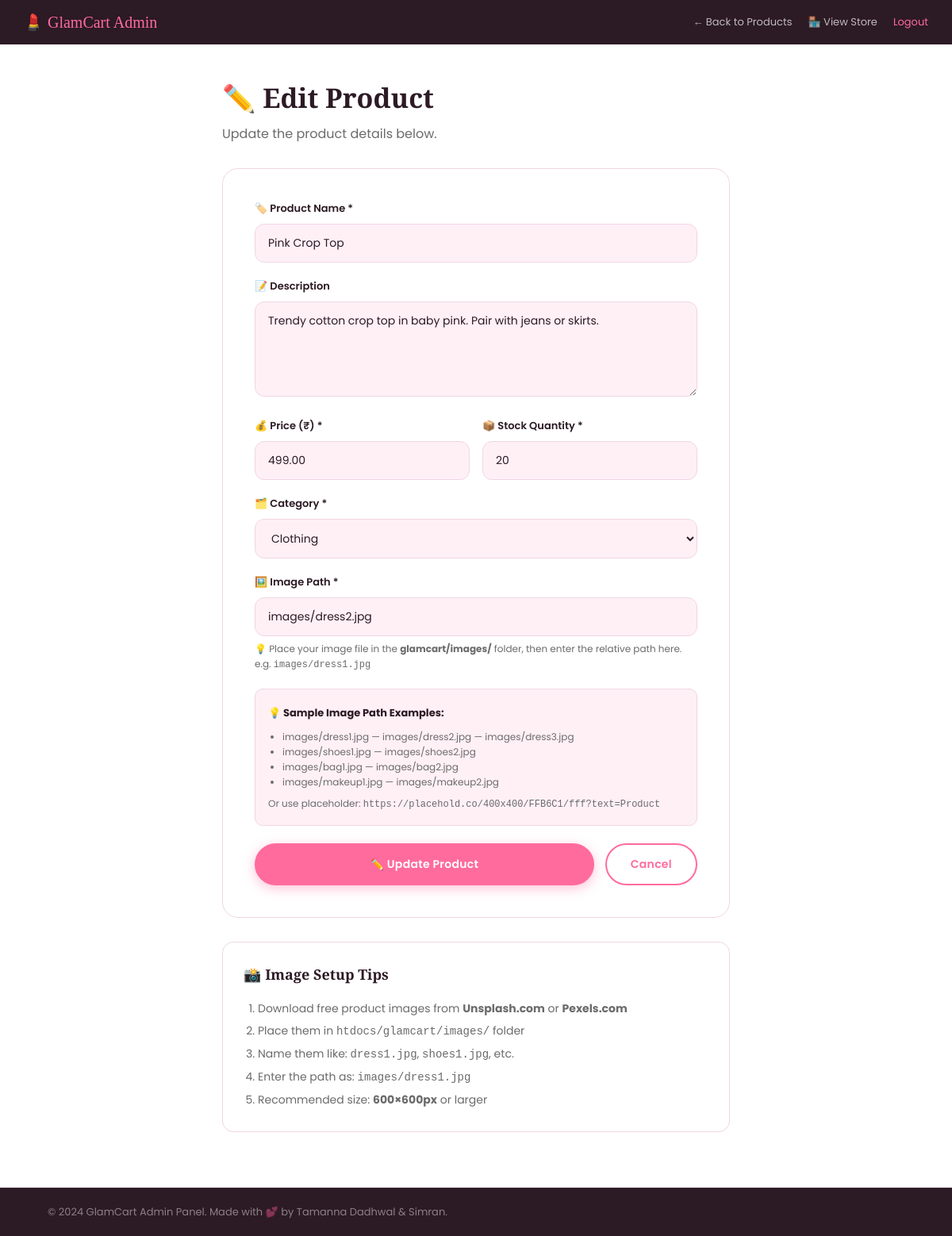
/add_product.php?edit=2 (signed in), run on the app's committed database.
### tables this page shows
CREATE TABLE IF NOT EXISTS products (
    id INT AUTO_INCREMENT PRIMARY KEY,
    name VARCHAR(200) NOT NULL,
    description TEXT,
    price DECIMAL(10,2) NOT NULL,
    image VARCHAR(255) NOT NULL,
    category_id INT,
    stock INT DEFAULT 10,
    created_at TIMESTAMP DEFAULT CURRENT_TIMESTAMP,
    FOREIGN KEY (category_id) REFERENCES categories(id) ON DELETE SET NULL
);

CREATE TABLE IF NOT EXISTS categories (
    id INT AUTO_INCREMENT PRIMARY KEY,
    name VARCHAR(100) NOT NULL
);

### add_product.php (the view, shortened to what this page needs)
<?php
require_once 'db.php';
$editing    = false;
$edit_data  = null;
$edit_id    = 0;
if (isset($_GET['edit']) && is_numeric($_GET['edit'])) {
    $edit_id = (int)$_GET['edit'];
    $res     = mysqli_query($conn, "SELECT * FROM products WHERE id = $edit_id LIMIT 1");
    if (mysqli_num_rows($res) > 0) {
        $edit_data = mysqli_fetch_assoc($res);
        $editing   = true;
    }
}
$categories = [];
$cat_result = mysqli_query($conn, "SELECT * FROM categories ORDER BY name");
while ($cat = mysqli_fetch_assoc($cat_result)) {
    $categories[] = $cat;
}
?>
<!DOCTYPE html>
<html lang="en">
<head>
    <link rel="stylesheet" href="style.css">
</head>
<body>
<div style="background:var(--dark);color:white;padding:12px 30px;display:flex;justify-content:space-between;align-items:center;">
    <span style="font-family:var(--font-head);font-size:20px;color:var(--pink);">💄 GlamCart Admin</span>
    <div style="display:flex;gap:20px;font-size:13px;">
        <a href="admin.php?tab=products" style="color:rgba(255,255,255,0.7);">← Back to Products</a>
        <a href="index.php" style="color:rgba(255,255,255,0.7);">🏪 View Store</a>
        <a href="logout.php" style="color:var(--pink);">Logout</a>
    </div>
</div>
<div class="section" style="max-width:760px;padding-top:40px;">
    <div style="margin-bottom:30px;">
        <h1 style="font-family:var(--font-head);font-size:34px;color:var(--dark);">
            <?php echo $editing ? '✏️ Edit Product' : '➕ Add New Product'; ?>
        </h1>
        <p style="color:var(--gray);margin-top:6px;">
            <?php echo $editing ? 'Update the product details below.' : 'Fill in the details to add a new product to the store.'; ?>
        </p>
    </div>
    <div class="add-product-form">
        <form method="POST" action="add_product.php<?php echo $editing ? "?edit=$edit_id" : ''; ?>">
            <div class="form-group">
                <label>🏷️ Product Name *</label>
                <input type="text" name="name"
                       placeholder="e.g. Floral Summer Dress"
                       value="<?php echo $editing ? htmlspecialchars($edit_data['name']) : (isset($_POST['name']) ? htmlspecialchars($_POST['name']) : ''); ?>"
                       required>
            </div>
            <div class="form-group">
                <label>📝 Description</label>
                <textarea name="description" placeholder="Write a brief product description..." rows="4"><?php
                    echo $editing ? htmlspecialchars($edit_data['description']) : (isset($_POST['description']) ? htmlspecialchars($_POST['description']) : '');
                ?></textarea>
            </div>
            <div class="form-row">
                <div class="form-group">
                    <label>💰 Price (₹) *</label>
                    <input type="number" name="price" step="0.01" min="0"
                           placeholder="e.g. 1299.00"
                           value="<?php echo $editing ? $edit_data['price'] : (isset($_POST['price']) ? $_POST['price'] : ''); ?>"
                           required>
                </div>
                <div class="form-group">
                    <label>📦 Stock Quantity *</label>
                    <input type="number" name="stock" min="0"
                           placeholder="e.g. 20"
                           value="<?php echo $editing ? $edit_data['stock'] : (isset($_POST['stock']) ? $_POST['stock'] : '10'); ?>">
                </div>
            </div>
            <div class="form-group">
                <label>🗂️ Category *</label>
                <select name="category_id" required>
                    <?php foreach ($categories as $cat): ?>
                        <option value="<?php echo $cat['id']; ?>"
                            <?php
                            $selected_cat = $editing ? $edit_data['category_id'] : (isset($_POST['category_id']) ? $_POST['category_id'] : 0);
                            echo ($selected_cat == $cat['id']) ? 'selected' : '';
                            ?>>
                            <?php echo htmlspecialchars($cat['name']); ?>
                        </option>
                    <?php endforeach; ?>
                </select>
            </div>
            <div class="form-group">
                <label>🖼️ Image Path *</label>
                <input type="text" name="image_path"
                       placeholder="e.g. images/dress1.jpg"
                       value="<?php echo $editing ? htmlspecialchars($edit_data['image']) : (isset($_POST['image_path']) ? htmlspecialchars($_POST['image_path']) : ''); ?>">
                <small style="color:var(--gray);font-size:12px;margin-top:6px;display:block;">
                    💡 Place your image file in the <strong>glamcart/images/</strong> folder, then enter the relative path here.
                    e.g. <code>images/dress1.jpg</code>
                </small>
            </div>
            <div style="background:var(--pink-pale);border:1px solid var(--border);border-radius:10px;padding:16px;margin-bottom:22px;">
                <strong style="font-size:13px;">💡 Sample Image Path Examples:</strong>
                <ul style="margin-top:8px;font-size:12px;color:var(--gray);list-style:disc;padding-left:18px;">
                    <li>images/dress1.jpg — images/dress2.jpg — images/dress3.jpg</li>
                    <li>images/shoes1.jpg — images/shoes2.jpg</li>
                    <li>images/bag1.jpg — images/bag2.jpg</li>
                    <li>images/makeup1.jpg — images/makeup2.jpg</li>
                </ul>
                <p style="font-size:12px;color:var(--gray);margin-top:8px;">
                    Or use placeholder: <code>https://placehold.co/400x400/FFB6C1/fff?text=Product</code>
                </p>
            </div>
            <div style="display:flex;gap:14px;">
                <button type="submit" class="btn btn-primary" style="flex:1;justify-content:center;">
                    <?php echo $editing ? '✏️ Update Product' : '➕ Add Product'; ?>
                </button>
                <a href="admin.php?tab=products" class="btn btn-outline" style="flex:0 0 auto;">Cancel</a>
            </div>
        </form>
    </div>
    <div style="margin-top:30px;background:white;border:1px solid var(--border);border-radius:14px;padding:26px;">
        <h3 style="font-family:var(--font-head);font-size:18px;margin-bottom:14px;">📸 Image Setup Tips</h3>
        <ol style="font-size:14px;color:var(--gray);line-height:2;padding-left:18px;">
            <li>Download free product images from <strong>Unsplash.com</strong> or <strong>Pexels.com</strong></li>
            <li>Place them in <code>htdocs/glamcart/images/</code> folder</li>
            <li>Name them like: <code>dress1.jpg</code>, <code>shoes1.jpg</code>, etc.</li>
            <li>Enter the path as: <code>images/dress1.jpg</code></li>
            <li>Recommended size: <strong>600×600px</strong> or larger</li>
        </ol>
    </div>
</div>
<footer>
    <div class="footer-bottom" style="max-width:100%;border-top:1px solid rgba(255,255,255,0.08);padding:20px 60px;">
        <p>© 2024 GlamCart Admin Panel. Made with 💕 by Tamanna Dadhwal & Simran.</p>
    </div>
</footer>
</body>
</html>

### style.css (style rules this page uses)
:root { --pink: #FF6B9D; --pink-dark: #E0527F; --pink-light: #FFE4EF; --pink-pale: #FFF0F6; --rose: #FF3E7F; --gold: #C9A96E; --dark: #2C1A24; --gray: #6B6B6B; --light-gray: #F7F7F7; --white: #FFFFFF; --border: #F0D6E4; --shadow: 0 4px 20px rgba(255,107,157,0.15); --shadow-lg: 0 8px 40px rgba(255,107,157,0.2); --radius: 12px; --radius-lg: 20px; --font-head: 'Playfair Display', serif; --font-body: 'Poppins', sans-serif; --transition: all 0.3s ease; }
*, *::before, *::after { box-sizing: border-box; margin: 0; padding: 0; }
html { scroll-behavior: smooth; }
body { font-family: var(--font-body); background: var(--white); color: var(--dark); line-height: 1.6; min-height: 100vh; display: flex; flex-direction: column; }
a { text-decoration: none; color: inherit; transition: var(--transition); }
ul { list-style: none; }
input, textarea, select, button { font-family: var(--font-body); }
.btn { display: inline-flex; align-items: center; gap: 8px; padding: 13px 30px; border-radius: 50px; font-size: 14px; font-weight: 600; cursor: pointer; border: none; transition: var(--transition); letter-spacing: 0.3px; }
.btn-primary { background: var(--pink); color: var(--white); box-shadow: 0 4px 15px rgba(255,107,157,0.4); }
.btn-outline { background: transparent; color: var(--pink); border: 2px solid var(--pink); }
.section { padding: 70px 60px; max-width: 1400px; margin: 0 auto; width: 100%; }
.form-group { margin-bottom: 20px; }
.form-group label { display: block; font-size: 13px; font-weight: 600; color: var(--dark); margin-bottom: 8px; }
.form-group input, .form-group select, .form-group textarea { width: 100%; padding: 13px 16px; border: 1.5px solid var(--border); border-radius: var(--radius); font-size: 14px; color: var(--dark); background: var(--pink-pale); transition: var(--transition); outline: none; }
.form-group textarea { resize: vertical; min-height: 120px; }
.form-row { display: grid; grid-template-columns: 1fr 1fr; gap: 16px; }
.add-product-form { background: white; border-radius: var(--radius-lg); padding: 40px; border: 1px solid var(--border); max-width: 700px; }
footer { background: var(--dark); color: white; margin-top: auto; }
.footer-bottom { border-top: 1px solid rgba(255,255,255,0.08); padding: 20px 60px; max-width: 1400px; margin: 0 auto; display: flex; justify-content: space-between; align-items: center; font-size: 13px; color: rgba(255,255,255,0.45); }

### data on the page
products: name "Pink Crop Top", description "Trendy cotton crop top in baby pink. Pair with jeans or skirts.", price "499.00", stock "20", category_id "Clothing", image_path "images/dress2.jpg"
